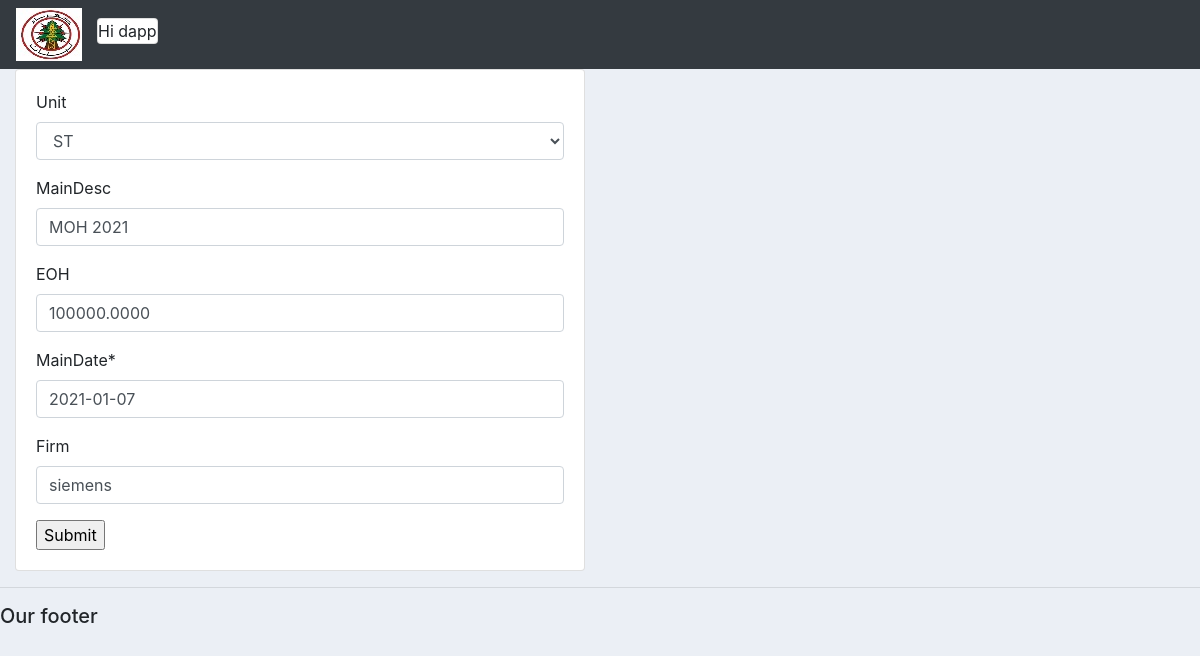
Screenshot of /update_main/1/ (signed in) with the database file from the repository.
### mainapp/models.py (models this page shows)
class Maintenance(models.Model):
    unit = models.CharField(max_length=5, blank=1, null=True, choices=[('GT1','GT1'),('GT2', 'GT2'),('ST', 'ST')] )
    MainDesc = models.CharField(max_length=100, blank=True, null=True)
    EOH = models.DecimalField(decimal_places=4, max_digits=10, blank=True, null=True)
    MainDate = models.DateField(null=True)
    Firm = models.CharField(max_length=100, blank= True, null=True)

### mainapp/views.py (the view)
# urls.py: path('update_main/<str:pk>/', views.updatemain, name="update_main"),
def updatemain(request, pk):
	curritem = Maintenance.objects.get(id=pk)
	form = MainForm(instance=curritem)
	if request.method == 'POST':
		form = MainForm(request.POST, instance=curritem)
		if form.is_valid():
			form.save()
			return redirect('/')
	context = {'form':form}
	return render(request, 'mainapp/main_form.html', context)

### mainapp/Forms.py
class MainForm(forms.ModelForm):
    class Meta :
        model = Maintenance
        fields = '__all__'

### mainapp/Templates/mainapp/Main_form.html (shortened to what this page needs)
{%  extends 'mainapp/Base.html' %}
{% load static %}
{% block content %}
{% load crispy_forms_tags%}
<div class="row">
	<div class="col-md-6">
		<div class="card card-body">
			<form action="" method="POST">
				{{form|crispy}}
				<input type="submit" name="Submit">
			</form>
		</div>
	</div>
</div>
{% endblock %}

### mainapp/Templates/mainapp/navbar.html
{% load static %}
<nav class="navbar navbar-expand-lg navbar-dark bg-dark">
 <img src="{% static 'images/edllogo.png' %}" >
  <div class="collapse navbar-collapse" id="navbarNav" >
    <ul class="navbar-nav">
      <li class="nav-item active">
        {% if user.is_authenticated %}
            <div class="col-md">
              <div class="card text-center text-black  mb-2"> Hi {{user}} </div>
            </div>
        {% else %}
                <a class="nav-link" href="{% url 'login' %}">Login</a>
        {% endif %}
      </li>
    </ul>
  </div>
</nav>

### mainapp/static/css/main.css (style rules this page uses)
body { background-color: #ebeff5; }

### rows the page displays
Maintenance: unit "ST", MainDesc "MOH 2021", EOH "100000.0000", MainDate "2021-01-07", Firm "siemens"

### other values shown
{{ user }} "dapp"
